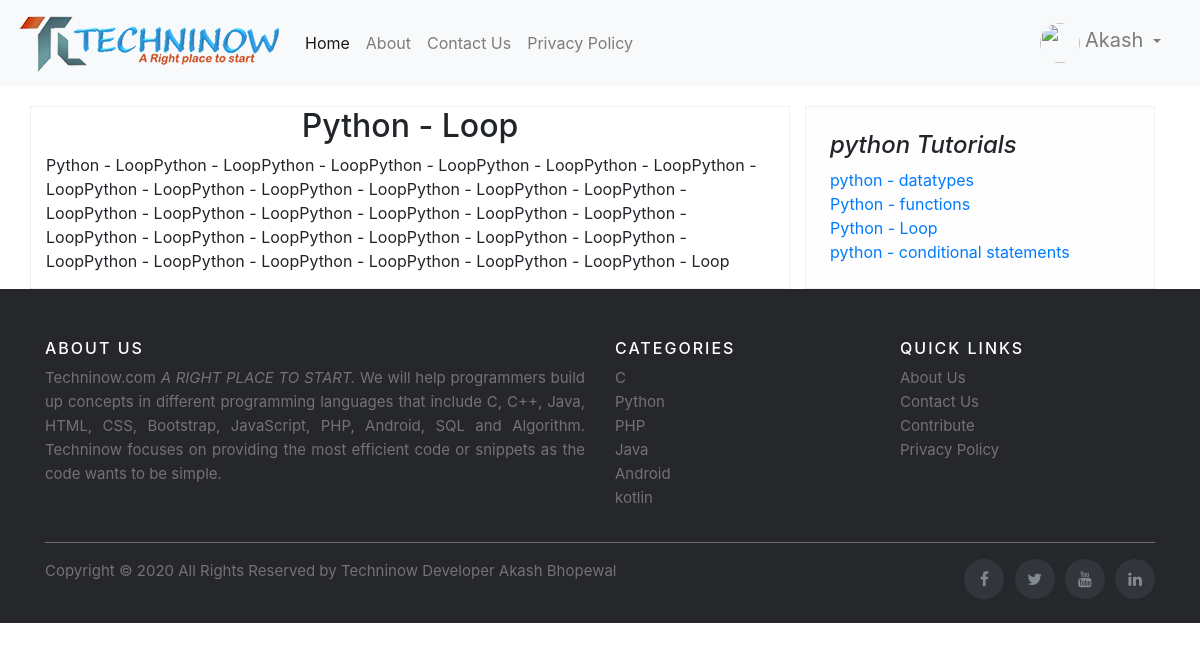
The app's page /Tutorial.php?cid=47&p_id=61 (signed in) with its own data.
### tables this page shows
CREATE TABLE `post` (
  `post_id` int(11) NOT NULL,
  `title` varchar(100) NOT NULL,
  `description` text NOT NULL,
  `category` varchar(100) NOT NULL,
  `post_date` varchar(50) NOT NULL,
  `author` int(11) NOT NULL,
  `post_img` varchar(100) NOT NULL
);

CREATE TABLE `category` (
  `category_id` int(11) NOT NULL,
  `category_name` varchar(100) NOT NULL,
  `post` int(11) NOT NULL DEFAULT 0,
  `logo` varchar(100) NOT NULL
);

### Tutorial.php (the view, shortened to what this page needs)
            <!DOCTYPE html>
            <html lang="en">
            <head>
              <link rel="stylesheet" href="https://cdn.jsdelivr.net/npm/bootstrap@4.5.3/dist/css/bootstrap.min.css">
              <link rel="stylesheet" href="css/index.css">
              <link rel="stylesheet" href="dashboard.css">
              <link rel="stylesheet" href="https://cdnjs.cloudflare.com/ajax/libs/font-awesome/4.7.0/css/font-awesome.min.css">
            </head>
            <body>
              <nav class="navbar navbar-expand-lg navbar-light bg-light" style="background-color: #165c8d;">
                <a class="navbar-brand" href="#"><img src="Images/logo1.png" id="logo" alt="logo"></a>
                <div class="collapse navbar-collapse" id="navbarSupportedContent">
                  <ul class="navbar-nav mr-auto">
                    <li class="nav-item active">
                      <a class="nav-link" href="index.php">Home <span class="sr-only">(current)</span></a>
                    </li>
                    <li class="nav-item">
                      <a class="nav-link" href="About.php">About</a>
                    </li>
                    <li class="nav-item">
                      <a class="nav-link" href="contact.php">Contact Us</a>
                    </li>
                    <li class="nav-item">
                      <a class="nav-link" href="privacy.php">Privacy Policy</a>
                    </li>
                  </ul>
                  <?php
                  if (isset($_SESSION['user'])) {
                    echo '<form class="form-inline my-0 my-lg-0">
    <div class="btn-group dropbottom">
    <ul class="navbar-nav">
      <li class="nav-item dropdown">
      <a class="nav-link dropdown-toggle" href="#" id="navbarDropdownMenuLink" role="button" data-toggle="dropdown" aria-haspopup="true" aria-expanded="false">
        <img src="Images/user.png" width="40" height="40" class="rounded-circle">
        <span>
       ' . $_SESSION['user'] . '
          </span>
      </a>
      <div class="dropdown-menu" aria-labelledby="navbarDropdownMenuLink">
        <p> Hello ' . $_SESSION['user'] . ' Welcome !   </p><hr>
        <a class="dropdown-item" href="#">Your profile</a>
        <a class="dropdown-item" href="#">Edit Profile</a>
        <a class="dropdown-item" href="#">Help</a>
        <a class="dropdown-item" href="logout.php">Log Out</a>
      </div>
    </li>
  </ul>
</div>
  </form>';
                  }
                  ?>
                </div>
              </nav>
              <main role="main" class="container">
                <div class="row">
                  <div class="col-md-8 blog-main" style="border: .5px dotted rgb(230, 226, 226); background-color: rgb(255, 255, 255); margin-top: 20px;">
                    <div class="blog-post">
                    <?php
                   $re = @$_GET['p_id'];
                   if(isset($re)){
                    $sql = "select title, description from post where post_id = $re";
                    $result = mysqli_query($conn, $sql) or die("Query Failed 000.");
                    if (mysqli_num_rows($result) > 0) {
                      while ($row = mysqli_fetch_assoc($result)) {
                    ?>
                      <h2 class="blog-post-title" style="text-align: center;"><?php echo $row['title'];
                                                                              ?></h2>
                      <?php echo $row['description'];
                      ?>
                        <?php
                      }
                    }
                  }
                        ?>
                    </div>
                  </div>
                  <aside class="col-md-4 blog-sidebar">
                    <div class="p-4" style="border: .5px dotted rgb(235, 227, 227); background-color: rgb(255, 254, 254); margin-top: 20px;">
                      <?php
                      $limit = 10;
                      $myid = $_GET['cid'];
                      $sql = "SELECT post.post_id, post.title, post.description,post.post_date,
                category.category_name,post.category FROM post
                LEFT JOIN category ON post.category = category.category_id
             WHERE category_id = $myid
                ORDER BY post.post_id DESC LIMIT {$limit}";
                      $result = mysqli_query($conn, $sql) or die("Query Failed hai.");
                      if (mysqli_num_rows($result) > 0) {
                      ?>
                        <?php
                        $row = mysqli_fetch_assoc($result) ?>
                        <h4 class="font-italic"> <?php echo $row['category_name'];  ?> Tutorials</h4>
                      <?php
                      } else {
                        echo "<h3>No Results Found.</h3>";
                      }
                      ?>
                      <?php
                      $limit = 10;
                      $cate_id = $_GET['cid'];
                      $sql = "SELECT post.post_id, post.title, post.description,post.post_date,
                category.category_name,category.category_id,post.category FROM post
                LEFT JOIN category ON post.category = category.category_id
                WHERE category_id = $cate_id
                ORDER BY post.post_id ASC LIMIT {$limit}";
                      $result = mysqli_query($conn, $sql) or die("Query Failed hai.");
                      if (mysqli_num_rows($result) > 0) {
                      ?>
                        <ol class="list-unstyled mb-0">
                          <?php
                          while ($row = mysqli_fetch_assoc($result)) { ?>
                            <li><a href="Tutorial.php?cid=<?php echo $row['category_id'];  ?>&p_id=<?php echo $row['post_id'];  ?>"><?php echo $row['title'];  ?></a></li>
                          <?php
                          } ?>
                        <?php
                      } else {
                        echo "<h3>No Results Found.</h3>";
                      }
                        ?>
                        </ol>
                    </div>
                  </aside>
                </div>
              </main>
              <footer class="site-footer">
                <div class="container">
                  <div class="row">
                    <div class="col-sm-12 col-md-6">
                      <h6>About Us</h6>
                      <p class="text-justify">Techninow.com <i>A RIGHT PLACE TO START.</i> We will help programmers build up
                        concepts in different programming languages that include C, C++, Java, HTML, CSS, Bootstrap, JavaScript,
                        PHP, Android, SQL and Algorithm. Techninow focuses on providing the most efficient code or snippets as the
                        code wants to be simple. </p>
                    </div>
                    <div class="col-xs-6 col-md-3">
                      <h6>Categories</h6>
                      <ul class="footer-links">
                        <li><a href="http://scanfcode.com/category/c-language/">C</a></li>
                        <li><a href="http://scanfcode.com/category/front-end-development/">Python</a></li>
                        <li><a href="http://scanfcode.com/category/back-end-development/">PHP</a></li>
                        <li><a href="http://scanfcode.com/category/java-programming-language/">Java</a></li>
                        <li><a href="http://scanfcode.com/category/android/">Android</a></li>
                        <li><a href="http://scanfcode.com/category/templates/">kotlin</a></li>
                      </ul>
                    </div>
                    <div class="col-xs-6 col-md-3">
                      <h6>Quick Links</h6>
                      <ul class="footer-links">
                        <li><a href="http://scanfcode.com/about/">About Us</a></li>
                        <li><a href="http://scanfcode.com/contact/">Contact Us</a></li>
                        <li><a href="http://scanfcode.com/contribute-at-scanfcode/">Contribute</a></li>
                        <li><a href="http://scanfcode.com/privacy-policy/">Privacy Policy</a></li>
                      </ul>
                    </div>
                  </div>
                  <hr>
                </div>
                <div class="container">
                  <div class="row">
                    <div class="col-md-8 col-sm-6 col-xs-12">
                      <p class="copyright-text">Copyright &copy; 2020 All Rights Reserved by
                        <a href="#">Techninow</a>
                        <span>Developer</span>
                        <a href="#">Akash Bhopewal</a>
                      </p>
                    </div>
                    <div class="col-md-4 col-sm-6 col-xs-12">
                      <ul class="social-icons">
                        <li><a class="facebook" href="#"><i class="fa fa-facebook"></i></a></li>
                        <li><a class="twitter" href="#"><i class="fa fa-twitter"></i></a></li>
                        <li><a class="dribbble" href="#"><i class="fa fa-youtube"></i></a></li>
                        <li><a class="linkedin" href="#"><i class="fa fa-linkedin"></i></a></li>
                      </ul>
                    </div>
                  </div>
                </div>
              </footer>
            </body>
            </html>

### css/index.css (style rules this page uses)
.navbar-brand #logo { height: 60px; }
.site-footer { background-color:#26272b; padding:45px 0 20px; font-size:15px; line-height:24px; color:#737373; }
.site-footer hr { border-top-color:#bbb; opacity:0.5 }
.site-footer h6 { color:#fff; font-size:16px; text-transform:uppercase; margin-top:5px; letter-spacing:2px }
.site-footer a { color:#737373; }
.footer-links { padding-left:0; list-style:none }
.footer-links li { display:block }
.footer-links a { color:#737373 }
.site-footer .social-icons { text-align:right }
.site-footer .social-icons a { width:40px; height:40px; line-height:40px; margin-left:6px; margin-right:0; border-radius:100%; background-color:#33353d }
.copyright-text { margin:0 }
.social-icons { padding-left:0; margin-bottom:0; list-style:none }
.social-icons li { display:inline-block; margin-bottom:4px }
.social-icons a { background-color:#eceeef; color:#818a91; font-size:16px; display:inline-block; line-height:44px; width:44px; height:44px; text-align:center; margin-right:8px; border-radius:100%; -webkit-transition:all .2s linear; -o-transition:all .2s linear; transition:all .2s linear }

### dashboard.css (style rules this page uses)
.navbar-nav { margin-right: 15px; }
.navbar-nav span { font-size: 20px; }
* { padding: 0; margin: 0; text-decoration: none; list-style: none; box-sizing: border-box; }

### records on screen
post: title "Python - Loop", description "Python - LoopPython - LoopPython - LoopPython - LoopPython - LoopPython - LoopPython - LoopPython - LoopPython - LoopPython - LoopPython - LoopPython - LoopPython - LoopPython - LoopPython - LoopPython - LoopPython - LoopPython - LoopPython - LoopPython - LoopPython - LoopPython - LoopPython - LoopPython - LoopPython - LoopPython - LoopPython - LoopPython - LoopPython - LoopPython - LoopPython - Loop"
category: category_name "python"
post: title "python - datatypes"
post: title "Python - functions"
post: title "python - conditional statements"

### other values on screen
$_SESSION['user'] "Akash"
